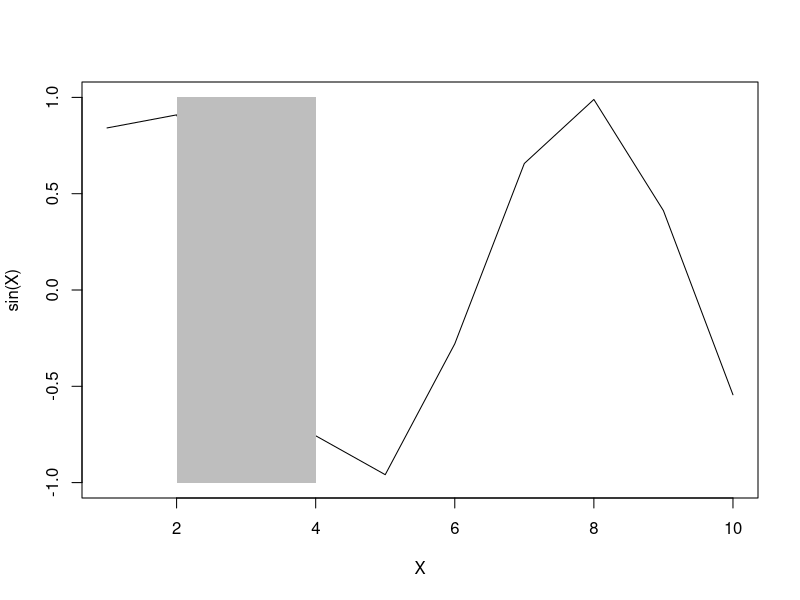

Source code (R):
# Create sample data
x <- 1:10
y <- sin(x)

# Plot shaded area
plot(x, y, type = "l", ylim = c(-1, 1), xlab = "X", ylab = "sin(X)")
polygon(c(2, 2, 4, 4), c(-1, 1, 1, -1), col = "gray", border = NA, alpha = 0.3)
